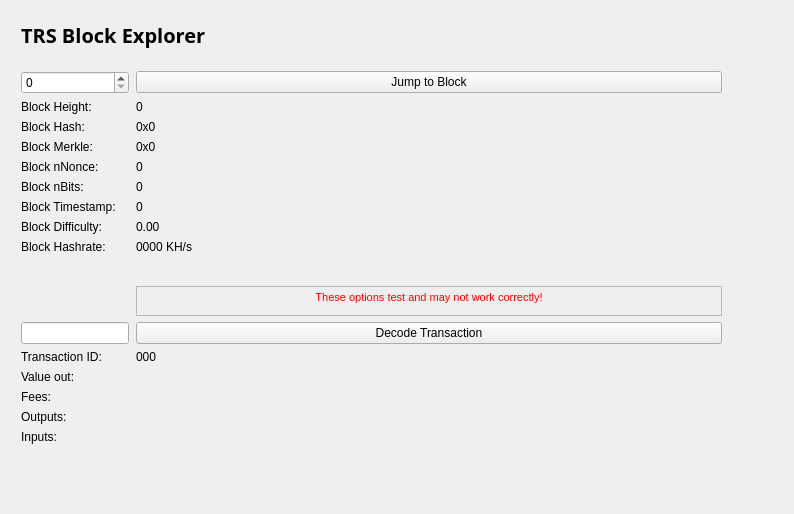
<?xml version="1.0" encoding="UTF-8"?>
<ui version="4.0">
 <class>BlockBrowser</class>
 <widget class="QWidget" name="BlockBrowser">
  <property name="windowModality">
   <enum>Qt::NonModal</enum>
  </property>
  <property name="enabled">
   <bool>true</bool>
  </property>
  <property name="geometry">
   <rect>
    <x>0</x>
    <y>0</y>
    <width>794</width>
    <height>514</height>
   </rect>
  </property>
  <property name="sizePolicy">
   <sizepolicy hsizetype="Preferred" vsizetype="Preferred">
    <horstretch>0</horstretch>
    <verstretch>0</verstretch>
   </sizepolicy>
  </property>
  <property name="minimumSize">
   <size>
    <width>0</width>
    <height>0</height>
   </size>
  </property>
  <property name="acceptDrops">
   <bool>false</bool>
  </property>
  <property name="windowTitle">
   <string>Form</string>
  </property>
  <layout class="QGridLayout">
   <property name="sizeConstraint">
    <enum>QLayout::SetMaximumSize</enum>
   </property>
   <property name="leftMargin">
    <number>21</number>
   </property>
   <property name="topMargin">
    <number>21</number>
   </property>
   <property name="rightMargin">
    <number>10</number>
   </property>
   <item row="1" column="0">
    <widget class="QWidget" name="widget" native="true">
     <widget class="QWidget" name="layoutWidget">
      <property name="geometry">
       <rect>
        <x>0</x>
        <y>0</y>
        <width>699</width>
        <height>27</height>
       </rect>
      </property>
      <layout class="QHBoxLayout" name="horizontalLayout_4">
       <property name="spacing">
        <number>7</number>
       </property>
       <item>
        <widget class="QLabel" name="label_5">
         <property name="font">
          <font>
           <family>Open Sans,sans-serif</family>
          </font>
         </property>
         <property name="text">
          <string>&lt;html&gt;&lt;head/&gt;&lt;body&gt;&lt;p&gt;&lt;span style=&quot; font-size:20px; font-weight:600; color:#000000;&quot;&gt;TRS Block Explorer &lt;/span&gt;&lt;/p&gt;&lt;/body&gt;&lt;/html&gt;</string>
         </property>
        </widget>
       </item>
       <item>
        <spacer name="horizontalSpacer_2">
         <property name="orientation">
          <enum>Qt::Horizontal</enum>
         </property>
         <property name="sizeHint" stdset="0">
          <size>
           <width>40</width>
           <height>20</height>
          </size>
         </property>
        </spacer>
       </item>
      </layout>
     </widget>
     <widget class="QWidget" name="layoutWidget_2">
      <property name="geometry">
       <rect>
        <x>0</x>
        <y>50</y>
        <width>701</width>
        <height>400</height>
       </rect>
      </property>
      <layout class="QGridLayout" name="gridLayout_3" rowstretch="0,0,0,0,0,0,0,0,0,0,0,0,0,0,0,0,0,0,0,0,0" columnstretch="0,0">
       <property name="sizeConstraint">
        <enum>QLayout::SetDefaultConstraint</enum>
       </property>
       <property name="horizontalSpacing">
        <number>7</number>
       </property>
       <item row="14" column="1">
        <widget class="QPushButton" name="txButton">
         <property name="text">
          <string>Decode Transaction</string>
         </property>
        </widget>
       </item>
       <item row="19" column="0">
        <widget class="QLabel" name="inputLabel">
         <property name="text">
          <string>Inputs:</string>
         </property>
         <property name="alignment">
          <set>Qt::AlignLeading|Qt::AlignLeft|Qt::AlignTop</set>
         </property>
        </widget>
       </item>
       <item row="20" column="0">
        <spacer name="verticalSpacer">
         <property name="orientation">
          <enum>Qt::Vertical</enum>
         </property>
         <property name="sizeHint" stdset="0">
          <size>
           <width>20</width>
           <height>40</height>
          </size>
         </property>
        </spacer>
       </item>
       <item row="16" column="0">
        <widget class="QLabel" name="valueLabel">
         <property name="text">
          <string>Value out:</string>
         </property>
        </widget>
       </item>
       <item row="10" column="1">
        <widget class="QLabel" name="pawBox">
         <property name="text">
          <string>0000 KH/s</string>
         </property>
        </widget>
       </item>
       <item row="15" column="0">
        <widget class="QLabel" name="txLabel">
         <property name="text">
          <string>Transaction ID:</string>
         </property>
        </widget>
       </item>
       <item row="9" column="1">
        <widget class="QLabel" name="hardBox">
         <property name="text">
          <string>0.00</string>
         </property>
        </widget>
       </item>
       <item row="15" column="1">
        <widget class="QLabel" name="txID">
         <property name="text">
          <string>000</string>
         </property>
        </widget>
       </item>
       <item row="19" column="1">
        <widget class="QLabel" name="inputBox">
         <property name="text">
          <string/>
         </property>
         <property name="alignment">
          <set>Qt::AlignLeading|Qt::AlignLeft|Qt::AlignTop</set>
         </property>
        </widget>
       </item>
       <item row="1" column="0">
        <widget class="QSpinBox" name="heightBox">
         <property name="sizePolicy">
          <sizepolicy hsizetype="Preferred" vsizetype="Fixed">
           <horstretch>0</horstretch>
           <verstretch>0</verstretch>
          </sizepolicy>
         </property>
         <property name="maximum">
          <number>99999999</number>
         </property>
        </widget>
       </item>
       <item row="9" column="0">
        <widget class="QLabel" name="hardLabel">
         <property name="text">
          <string>Block Difficulty:</string>
         </property>
        </widget>
       </item>
       <item row="8" column="1">
        <widget class="QLabel" name="timeBox">
         <property name="text">
          <string>0</string>
         </property>
        </widget>
       </item>
       <item row="3" column="0">
        <widget class="QLabel" name="heightLabel_2">
         <property name="text">
          <string>Block Height:</string>
         </property>
        </widget>
       </item>
       <item row="16" column="1">
        <widget class="QLabel" name="valueBox">
         <property name="text">
          <string/>
         </property>
        </widget>
       </item>
       <item row="5" column="0">
        <widget class="QLabel" name="merkleLabel">
         <property name="text">
          <string>Block Merkle:</string>
         </property>
        </widget>
       </item>
       <item row="4" column="0">
        <widget class="QLabel" name="hashLabel">
         <property name="text">
          <string>Block Hash:</string>
         </property>
        </widget>
       </item>
       <item row="17" column="1">
        <widget class="QLabel" name="feesBox">
         <property name="text">
          <string/>
         </property>
        </widget>
       </item>
       <item row="1" column="1">
        <widget class="QPushButton" name="blockButton">
         <property name="text">
          <string>Jump to Block</string>
         </property>
        </widget>
       </item>
       <item row="10" column="0">
        <widget class="QLabel" name="pawLabel">
         <property name="text">
          <string>Block Hashrate:</string>
         </property>
        </widget>
       </item>
       <item row="3" column="1">
        <widget class="QLabel" name="heightLabel">
         <property name="text">
          <string>0</string>
         </property>
        </widget>
       </item>
       <item row="17" column="0">
        <widget class="QLabel" name="feesLabel">
         <property name="text">
          <string>Fees:</string>
         </property>
        </widget>
       </item>
       <item row="7" column="1">
        <widget class="QLabel" name="bitsBox">
         <property name="text">
          <string>0</string>
         </property>
        </widget>
       </item>
       <item row="7" column="0">
        <widget class="QLabel" name="bitsLabel">
         <property name="text">
          <string>Block nBits:</string>
         </property>
        </widget>
       </item>
       <item row="6" column="0">
        <widget class="QLabel" name="nonceLabel">
         <property name="text">
          <string>Block nNonce:</string>
         </property>
        </widget>
       </item>
       <item row="6" column="1">
        <widget class="QLabel" name="nonceBox">
         <property name="text">
          <string>0</string>
         </property>
        </widget>
       </item>
       <item row="5" column="1">
        <widget class="QLabel" name="merkleBox">
         <property name="minimumSize">
          <size>
           <width>187</width>
           <height>0</height>
          </size>
         </property>
         <property name="text">
          <string>0x0</string>
         </property>
        </widget>
       </item>
       <item row="18" column="1">
        <widget class="QLabel" name="outputBox">
         <property name="text">
          <string/>
         </property>
         <property name="alignment">
          <set>Qt::AlignLeading|Qt::AlignLeft|Qt::AlignTop</set>
         </property>
        </widget>
       </item>
       <item row="18" column="0">
        <widget class="QLabel" name="outputLabel">
         <property name="text">
          <string>Outputs:</string>
         </property>
         <property name="alignment">
          <set>Qt::AlignLeading|Qt::AlignLeft|Qt::AlignTop</set>
         </property>
        </widget>
       </item>
       <item row="14" column="0">
        <widget class="QLineEdit" name="txBox">
         <property name="sizePolicy">
          <sizepolicy hsizetype="Preferred" vsizetype="Fixed">
           <horstretch>0</horstretch>
           <verstretch>0</verstretch>
          </sizepolicy>
         </property>
         <property name="inputMask">
          <string comment="Transaction id" extracomment="Transaction id"/>
         </property>
         <property name="placeholderText">
          <string comment="Transaction ID" extracomment="Transaction ID"/>
         </property>
        </widget>
       </item>
       <item row="4" column="1">
        <widget class="QLabel" name="hashBox">
         <property name="enabled">
          <bool>true</bool>
         </property>
         <property name="sizePolicy">
          <sizepolicy hsizetype="Preferred" vsizetype="Preferred">
           <horstretch>0</horstretch>
           <verstretch>0</verstretch>
          </sizepolicy>
         </property>
         <property name="minimumSize">
          <size>
           <width>0</width>
           <height>0</height>
          </size>
         </property>
         <property name="text">
          <string>0x0</string>
         </property>
        </widget>
       </item>
       <item row="8" column="0">
        <widget class="QLabel" name="timeLabel">
         <property name="text">
          <string>Block Timestamp:</string>
         </property>
        </widget>
       </item>
       <item row="11" column="0" colspan="2">
        <spacer name="verticalSpacer_2">
         <property name="orientation">
          <enum>Qt::Vertical</enum>
         </property>
         <property name="sizeHint" stdset="0">
          <size>
           <width>20</width>
           <height>40</height>
          </size>
         </property>
        </spacer>
       </item>
       <item row="12" column="1">
        <widget class="QTextEdit" name="textEdit">
         <property name="enabled">
          <bool>false</bool>
         </property>
         <property name="maximumSize">
          <size>
           <width>16777215</width>
           <height>30</height>
          </size>
         </property>
         <property name="layoutDirection">
          <enum>Qt::LeftToRight</enum>
         </property>
         <property name="locale">
          <locale language="English" country="UnitedStates"/>
         </property>
         <property name="html">
          <string>&lt;!DOCTYPE HTML PUBLIC &quot;-//W3C//DTD HTML 4.0//EN&quot; &quot;http://www.w3.org/TR/REC-html40/strict.dtd&quot;&gt;
&lt;html&gt;&lt;head&gt;&lt;meta name=&quot;qrichtext&quot; content=&quot;1&quot; /&gt;&lt;style type=&quot;text/css&quot;&gt;
p, li { white-space: pre-wrap; }
&lt;/style&gt;&lt;/head&gt;&lt;body style=&quot; font-family:'MS Shell Dlg 2'; font-size:8.25pt; font-weight:400; font-style:normal;&quot;&gt;
&lt;p align=&quot;center&quot; style=&quot; margin-top:0px; margin-bottom:0px; margin-left:0px; margin-right:0px; -qt-block-indent:0; text-indent:0px;&quot;&gt;&lt;a name=&quot;result_box&quot;&gt;&lt;/a&gt;&lt;span style=&quot; font-size:8pt; color:#ff0000;&quot;&gt;T&lt;/span&gt;&lt;span style=&quot; font-size:8pt; color:#ff0000;&quot;&gt;hese options test and may not work correctly!&lt;/span&gt;&lt;/p&gt;&lt;/body&gt;&lt;/html&gt;</string>
         </property>
        </widget>
       </item>
      </layout>
     </widget>
    </widget>
   </item>
  </layout>
 </widget>
 <resources/>
 <connections/>
</ui>
